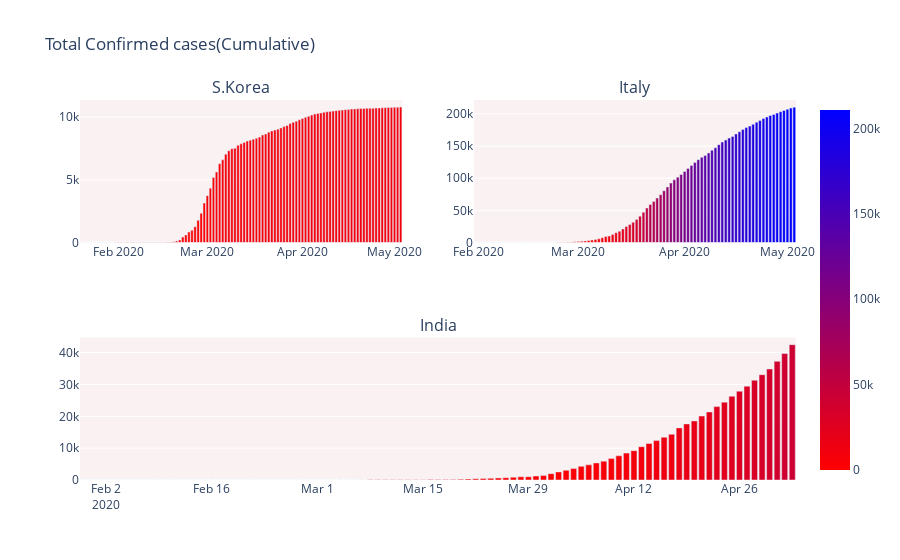

Notebook cell for this chart:
### Markdown cell above
## 2.2 Comparison between the rise of cases in S.Korea, Italy and India

### Code cell
import plotly.graph_objects as go
from plotly.subplots import make_subplots

fig = make_subplots(
    rows=2, cols=2,
    specs=[[{}, {}],
           [{"colspan": 2}, None]],
    subplot_titles=("S.Korea","Italy", "India"))

fig.add_trace(go.Bar(x=dbd_Korea['Date'], y=dbd_Korea['Total Cases'], marker=dict(color=dbd_Korea['Total Cases'], coloraxis="coloraxis")),1, 1)

fig.add_trace(go.Bar(x=dbd_Italy['Date'], y=dbd_Italy['Total Cases'], marker=dict(color=dbd_Italy['Total Cases'], coloraxis="coloraxis")),1, 2)

fig.add_trace(go.Bar(x=dbd_India['Date'], y=dbd_India['Total Cases'], marker=dict(color=dbd_India['Total Cases'], coloraxis="coloraxis")),2, 1)

fig.update_layout(coloraxis=dict(colorscale='Bluered_r'), showlegend=False,title_text="Total Confirmed cases(Cumulative)")

fig.update_layout(plot_bgcolor='rgb(250, 242, 242)')
fig.show()
